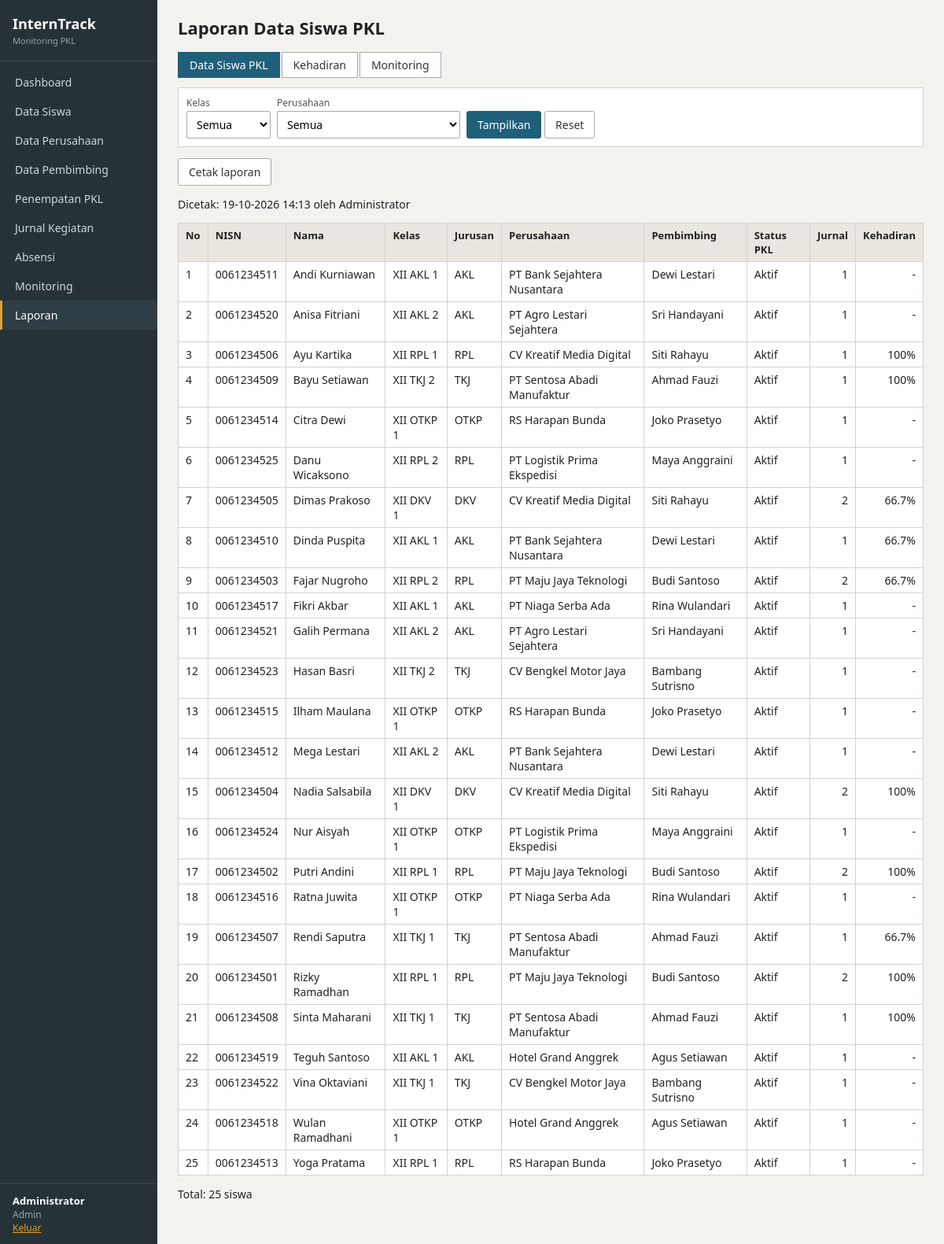
The app's page /laporan/laporan.php (signed in) with its own data.
### tables this page shows
CREATE TABLE siswa (
    id_siswa INT AUTO_INCREMENT,
    nisn VARCHAR(10) NOT NULL UNIQUE,
    nama_siswa VARCHAR(100) NOT NULL,
    kelas VARCHAR(20),
    id_user INT UNIQUE,
    id_perusahaan INT,
    id_pembimbing INT,
    PRIMARY KEY (id_siswa),
    FOREIGN KEY (id_user) REFERENCES users(id_user) ON DELETE SET NULL ON UPDATE CASCADE,
    FOREIGN KEY (id_perusahaan) REFERENCES perusahaan(id_perusahaan) ON DELETE SET NULL ON UPDATE CASCADE,
    FOREIGN KEY (id_pembimbing) REFERENCES pembimbing(id_pembimbing) ON DELETE SET NULL ON UPDATE CASCADE
);

CREATE TABLE perusahaan (
    id_perusahaan INT AUTO_INCREMENT,
    nama_perusahaan VARCHAR(100) NOT NULL,
    alamat TEXT,
    id_user INT UNIQUE,
    PRIMARY KEY (id_perusahaan),
    FOREIGN KEY (id_user) REFERENCES users(id_user) ON DELETE SET NULL ON UPDATE CASCADE
);

CREATE TABLE pembimbing (
    id_pembimbing INT AUTO_INCREMENT,
    nip VARCHAR(20) UNIQUE,
    nama_pembimbing VARCHAR(100) NOT NULL,
    id_user INT UNIQUE,
    PRIMARY KEY (id_pembimbing),
    FOREIGN KEY (id_user) REFERENCES users(id_user) ON DELETE SET NULL ON UPDATE CASCADE
);

### laporan/laporan.php (the view, shortened to what this page needs)
<?php
require __DIR__ . '/../config/config.php';
$r = get('r');
if (!in_array($r, ['siswa', 'kehadiran', 'monitoring'])) $r = 'siswa';
$fk = get('kelas'); $fp = get('id_perusahaan'); $dari = get('dari'); $sampai = get('sampai');
$kelasList = all("SELECT DISTINCT kelas FROM siswa WHERE kelas IS NOT NULL ORDER BY kelas");
$perusahaanList = all("SELECT id_perusahaan, nama_perusahaan FROM perusahaan ORDER BY nama_perusahaan");
$where = ['1=1']; $par = [];
?>
<div class="tabs">
    <a href="laporan.php?r=siswa" class="<?= $r === 'siswa' ? 'on' : '' ?>">Data Siswa PKL</a><a href="laporan.php?r=kehadiran" class="<?= $r === 'kehadiran' ? 'on' : '' ?>">Kehadiran</a><a href="laporan.php?r=monitoring" class="<?= $r === 'monitoring' ? 'on' : '' ?>">Monitoring</a>
</div>
<form method="get" class="filter">
    <div><label>Kelas</label><select name="kelas"><option value="">Semua</option><?= options($kelasList, 'kelas', 'kelas', $fk) ?></select></div>
    <?php if (me()['role'] !== 'perusahaan'): ?>
    <div><label>Perusahaan</label><select name="id_perusahaan"><option value="">Semua</option><?= options($perusahaanList, 'id_perusahaan', 'nama_perusahaan', $fp) ?></select></div>
    <?php endif; ?>
    <div><button class="btn">Tampilkan</button> <a class="btn btn-gray" href="laporan.php?r=<?= e($r) ?>">Reset</a></div>
</form>
<p class="noprint"><button class="btn btn-gray" onclick="window.print()">Cetak laporan</button></p>
<p>Dicetak: <?= date('d-m-Y H:i') ?> oleh <?= e(me()['name']) ?></p>
<?php if ($r === 'siswa'):
    $rows = siswa_stats(implode(' AND ', $where), $par); ?>
    <table>
        <tr><th>No</th><th>NISN</th><th>Nama</th><th>Kelas</th><th>Jurusan</th><th>Perusahaan</th><th>Pembimbing</th><th>Status PKL</th><th class="num">Jurnal</th><th class="num">Kehadiran</th></tr>
        <?php foreach ($rows as $i => $s): $pc = pct($s['hadir'], $s['total']); ?>
            <tr>
                <td><?= $i + 1 ?></td><td><?= e($s['nisn']) ?></td><td><?= e($s['nama_siswa']) ?></td><td><?= e($s['kelas']) ?></td>
                <td><?= e(jurusan($s['kelas'])) ?></td><td><?= e($s['nama_perusahaan'] ?: '-') ?></td><td><?= e($s['nama_pembimbing'] ?: '-') ?></td>
                <td><?= e(status_pkl($s)) ?></td><td class="num"><?= $s['jml_jurnal'] ?></td><td class="num"><?= $pc === null ? '-' : $pc . '%' ?></td>
            </tr>
        <?php endforeach; ?>
    </table>
    <p>Total: <?= count($rows) ?> siswa</p>
<?php endif; ?>

### assets/style.css (style rules this page uses)
* { box-sizing: border-box; }
body { margin: 0; font-family: "Segoe UI", Arial, sans-serif; font-size: 14px; color: #222; background: #f3f2ee; }
a { color: #1f5f7a; }
.btn { display: inline-block; padding: 7px 13px; font: inherit; border: 1px solid #1f5f7a; background: #1f5f7a; color: #fff; text-decoration: none; cursor: pointer; border-radius: 3px; }
.btn-gray { background: #fff; color: #333; border-color: #aaa; }
table { border-collapse: collapse; width: 100%; background: #fff; }
th, td { border: 1px solid #d5d3cc; padding: 6px 9px; text-align: left; vertical-align: top; }
th { background: #e8e6df; font-size: 13px; }
td.num, th.num { text-align: right; }
.filter { background: #fff; border: 1px solid #d5d3cc; padding: 10px; margin-bottom: 12px; display: flex; flex-wrap: wrap; gap: 8px; align-items: end; }
.filter label { display: block; font-size: 12px; color: #555; margin-bottom: 2px; }
input[type=text], input[type=password], input[type=date], input[type=time], select, textarea { font: inherit; padding: 6px 8px; border: 1px solid #aaa; background: #fff; border-radius: 2px; max-width: 100%; }
.tabs { margin-bottom: 12px; }
.tabs a { display: inline-block; padding: 6px 14px; border: 1px solid #aaa; background: #fff; text-decoration: none; color: #333; margin-right: 2px; }
.tabs a.on { background: #1f5f7a; border-color: #1f5f7a; color: #fff; }

### records on screen
siswa: nisn "0061234511", nama_siswa "Andi Kurniawan", kelas "XII AKL 1", kelas "AKL", id_perusahaan.nama_perusahaan "PT Bank Sejahtera Nusantara", id_pembimbing.nama_pembimbing "Dewi Lestari", status_pkl($s) "Aktif", jml_jurnal "1"
siswa: nisn "0061234520", nama_siswa "Anisa Fitriani", kelas "XII AKL 2", kelas "AKL", id_perusahaan.nama_perusahaan "PT Agro Lestari Sejahtera", id_pembimbing.nama_pembimbing "Sri Handayani", status_pkl($s) "Aktif", jml_jurnal "1"
siswa: nisn "0061234506", nama_siswa "Ayu Kartika", kelas "XII RPL 1", kelas "RPL", id_perusahaan.nama_perusahaan "CV Kreatif Media Digital", id_pembimbing.nama_pembimbing "Siti Rahayu", status_pkl($s) "Aktif", jml_jurnal "1", pc "100"
siswa: nisn "0061234509", nama_siswa "Bayu Setiawan", kelas "XII TKJ 2", kelas "TKJ", id_perusahaan.nama_perusahaan "PT Sentosa Abadi Manufaktur", id_pembimbing.nama_pembimbing "Ahmad Fauzi", status_pkl($s) "Aktif", jml_jurnal "1", pc "100"
siswa: nisn "0061234514", nama_siswa "Citra Dewi", kelas "XII OTKP 1", kelas "OTKP", id_perusahaan.nama_perusahaan "RS Harapan Bunda", id_pembimbing.nama_pembimbing "Joko Prasetyo", status_pkl($s) "Aktif", jml_jurnal "1"
siswa: nisn "0061234525", nama_siswa "Danu Wicaksono", kelas "XII RPL 2", kelas "RPL", id_perusahaan.nama_perusahaan "PT Logistik Prima Ekspedisi", id_pembimbing.nama_pembimbing "Maya Anggraini", status_pkl($s) "Aktif", jml_jurnal "1"
siswa: nisn "0061234505", nama_siswa "Dimas Prakoso", kelas "XII DKV 1", kelas "DKV", id_perusahaan.nama_perusahaan "CV Kreatif Media Digital", id_pembimbing.nama_pembimbing "Siti Rahayu", status_pkl($s) "Aktif", jml_jurnal "2", pc "66.7"
siswa: nisn "0061234510", nama_siswa "Dinda Puspita", kelas "XII AKL 1", kelas "AKL", id_perusahaan.nama_perusahaan "PT Bank Sejahtera Nusantara", id_pembimbing.nama_pembimbing "Dewi Lestari", status_pkl($s) "Aktif", jml_jurnal "1", pc "66.7"
siswa: nisn "0061234503", nama_siswa "Fajar Nugroho", kelas "XII RPL 2", kelas "RPL", id_perusahaan.nama_perusahaan "PT Maju Jaya Teknologi", id_pembimbing.nama_pembimbing "Budi Santoso", status_pkl($s) "Aktif", jml_jurnal "2", pc "66.7"
siswa: nisn "0061234517", nama_siswa "Fikri Akbar", kelas "XII AKL 1", kelas "AKL", id_perusahaan.nama_perusahaan "PT Niaga Serba Ada", id_pembimbing.nama_pembimbing "Rina Wulandari", status_pkl($s) "Aktif", jml_jurnal "1"
siswa: nisn "0061234521", nama_siswa "Galih Permana", kelas "XII AKL 2", kelas "AKL", id_perusahaan.nama_perusahaan "PT Agro Lestari Sejahtera", id_pembimbing.nama_pembimbing "Sri Handayani", status_pkl($s) "Aktif", jml_jurnal "1"
siswa: nisn "0061234523", nama_siswa "Hasan Basri", kelas "XII TKJ 2", kelas "TKJ", id_perusahaan.nama_perusahaan "CV Bengkel Motor Jaya", id_pembimbing.nama_pembimbing "Bambang Sutrisno", status_pkl($s) "Aktif", jml_jurnal "1"
siswa: nisn "0061234515", nama_siswa "Ilham Maulana", kelas "XII OTKP 1", kelas "OTKP", id_perusahaan.nama_perusahaan "RS Harapan Bunda", id_pembimbing.nama_pembimbing "Joko Prasetyo", status_pkl($s) "Aktif", jml_jurnal "1"
siswa: nisn "0061234512", nama_siswa "Mega Lestari", kelas "XII AKL 2", kelas "AKL", id_perusahaan.nama_perusahaan "PT Bank Sejahtera Nusantara", id_pembimbing.nama_pembimbing "Dewi Lestari", status_pkl($s) "Aktif", jml_jurnal "1"
siswa: nisn "0061234504", nama_siswa "Nadia Salsabila", kelas "XII DKV 1", kelas "DKV", id_perusahaan.nama_perusahaan "CV Kreatif Media Digital", id_pembimbing.nama_pembimbing "Siti Rahayu", status_pkl($s) "Aktif", jml_jurnal "2", pc "100"
siswa: nisn "0061234524", nama_siswa "Nur Aisyah", kelas "XII OTKP 1", kelas "OTKP", id_perusahaan.nama_perusahaan "PT Logistik Prima Ekspedisi", id_pembimbing.nama_pembimbing "Maya Anggraini", status_pkl($s) "Aktif", jml_jurnal "1"
siswa: nisn "0061234502", nama_siswa "Putri Andini", kelas "XII RPL 1", kelas "RPL", id_perusahaan.nama_perusahaan "PT Maju Jaya Teknologi", id_pembimbing.nama_pembimbing "Budi Santoso", status_pkl($s) "Aktif", jml_jurnal "2", pc "100"
siswa: nisn "0061234516", nama_siswa "Ratna Juwita", kelas "XII OTKP 1", kelas "OTKP", id_perusahaan.nama_perusahaan "PT Niaga Serba Ada", id_pembimbing.nama_pembimbing "Rina Wulandari", status_pkl($s) "Aktif", jml_jurnal "1"
siswa: nisn "0061234507", nama_siswa "Rendi Saputra", kelas "XII TKJ 1", kelas "TKJ", id_perusahaan.nama_perusahaan "PT Sentosa Abadi Manufaktur", id_pembimbing.nama_pembimbing "Ahmad Fauzi", status_pkl($s) "Aktif", jml_jurnal "1", pc "66.7"
siswa: nisn "0061234501", nama_siswa "Rizky Ramadhan", kelas "XII RPL 1", kelas "RPL", id_perusahaan.nama_perusahaan "PT Maju Jaya Teknologi", id_pembimbing.nama_pembimbing "Budi Santoso", status_pkl($s) "Aktif", jml_jurnal "2", pc "100"
siswa: nisn "0061234508", nama_siswa "Sinta Maharani", kelas "XII TKJ 1", kelas "TKJ", id_perusahaan.nama_perusahaan "PT Sentosa Abadi Manufaktur", id_pembimbing.nama_pembimbing "Ahmad Fauzi", status_pkl($s) "Aktif", jml_jurnal "1", pc "100"
siswa: nisn "0061234519", nama_siswa "Teguh Santoso", kelas "XII AKL 1", kelas "AKL", id_perusahaan.nama_perusahaan "Hotel Grand Anggrek", id_pembimbing.nama_pembimbing "Agus Setiawan", status_pkl($s) "Aktif", jml_jurnal "1"
siswa: nisn "0061234522", nama_siswa "Vina Oktaviani", kelas "XII TKJ 1", kelas "TKJ", id_perusahaan.nama_perusahaan "CV Bengkel Motor Jaya", id_pembimbing.nama_pembimbing "Bambang Sutrisno", status_pkl($s) "Aktif", jml_jurnal "1"
siswa: nisn "0061234518", nama_siswa "Wulan Ramadhani", kelas "XII OTKP 1", kelas "OTKP", id_perusahaan.nama_perusahaan "Hotel Grand Anggrek", id_pembimbing.nama_pembimbing "Agus Setiawan", status_pkl($s) "Aktif", jml_jurnal "1"
siswa: nisn "0061234513", nama_siswa "Yoga Pratama", kelas "XII RPL 1", kelas "RPL", id_perusahaan.nama_perusahaan "RS Harapan Bunda", id_pembimbing.nama_pembimbing "Joko Prasetyo", status_pkl($s) "Aktif", jml_jurnal "1"

### other values on screen
$m[1] "Dashboard"
$m[1] "Data Siswa"
$m[1] "Data Perusahaan"
$m[1] "Data Pembimbing"
$m[1] "Penempatan PKL"
$m[1] "Jurnal Kegiatan"
$m[1] "Absensi"
$m[1] "Monitoring"
$m[1] "Laporan"
$u['name'] "Administrator"
$roleLabel[$u['role']] "Admin"
$title "Laporan Data Siswa PKL"
me()['name'] "Administrator"
count($rows) "25"
